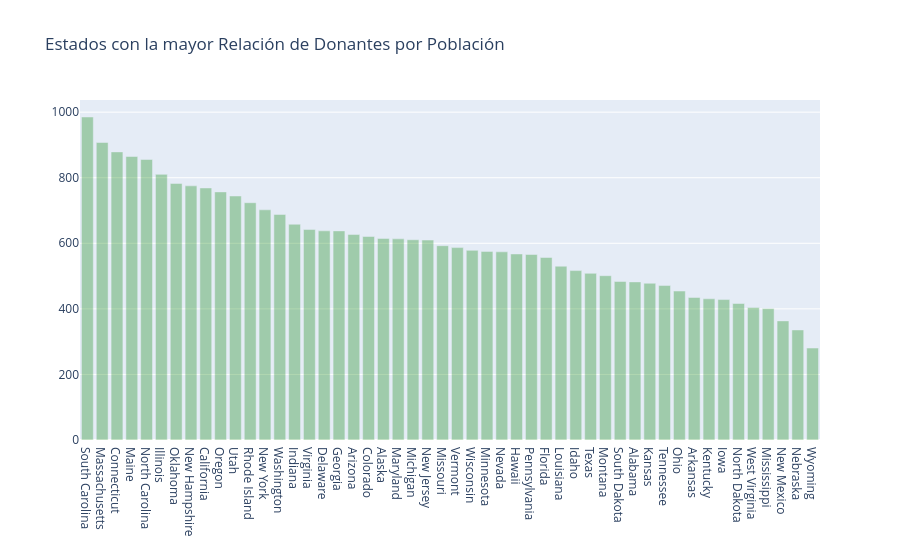

The code cell stored with this chart in its notebook:
### Markdown cell above
> - California, al ser el estado con mayor población, también cuenta con una gran base de donantes registrados con casi 300,000 donantes. **San Francisco y Los Ángeles** son las principales ciudades de California donde se encuentra el mayor número de donantes. El número más alto de escuelas y proyectos también pertenece al estado de California. 
> - Nueva York, Texas y Florida, con aproximadamente 137,000, 134,000 y 108,000 donantes respectivamente, son los otros tres estados principales con una alta población de donantes. Las ciudades principales incluyen Nueva York, Miami, Tampa, Houston y Dallas, donde se ubica la mayor cantidad de donantes. 
> - Dakota del Norte, Dakota del Sur, Vermont y Wyoming son los estados con un número muy bajo de donantes, menos de 4,000. Existe una entrada llamada "others" (otros) en los datos de los estados, lo que probablemente indica profesores donantes o donantes de otros países.   
> - Entre todas las ciudades de EE. UU., las tres principales son: **Chicago (aprox. 35K donantes), Nueva York (aprox. 27K donantes) y Brooklyn (aprox. 22K donantes)** con el mayor número de donantes. Las ciudades californianas de San Francisco y Los Ángeles son las siguientes dos ciudades con una gran base de donantes, con aprox. 18K y aprox. 16K donantes respectivamente. 

## <a>Conjunto de Datos Ajustado por Población</a>

Los estados principales en los gráficos anteriores son en realidad los estados con mayor población. Será interesante averiguar el número de donantes por cada 100,000 habitantes para cada estado. He añadido un conjunto de datos ajustado por población que incluye la población de cada estado para el año 2013. 

Conjunto de Datos de Población: http://www.enchantedlearning.com/usa/states/population.shtml

## <a id="2.3">2.3 Estados con la mayor **Relación de Donantes por Población** </a>

### Code cell
census_2013 = {'Mississippi': 2991207, 'Iowa': 3090416, 'Oklahoma': 3850568, 'Delaware': 925749, 'Minnesota': 5420380, 'Alaska': 735132, 'Illinois': 12882135, 'Arkansas': 2959373, 'New Mexico': 2085287, 'Indiana': 6570902, 'Maryland': 5928814, 'Louisiana': 4625470, 'Texas': 26448193, 'Wyoming': 582658, 'Arizona': 6626624, 'Wisconsin': 5742713, 'Michigan': 9895622, 'Kansas': 2893957, 'Utah': 2900872, 'Virginia': 8260405, 'Oregon': 3930065, 'Connecticut': 3596080, 'New York': 19651127, 'California': 38332521, 'Massachusetts': 6692824, 'West Virginia': 1854304, 'South Carolina': 4774839, 'New Hampshire': 1323459, 'Vermont': 626630, 'Georgia': 9992167, 'North Dakota': 723393, 'Pennsylvania': 12773801, 'Florida': 19552860, 'Hawaii': 1404054, 'Kentucky': 4395295, 'Rhode Island': 1051511, 'Nebraska': 1868516, 'Missouri': 6044171, 'Ohio': 11570808, 'Alabama': 4833722, 'South Dakota': 844877, 'Colorado': 5268367, 'Idaho': 1612136, 'New Jersey': 8899339, 'Washington': 6971406, 'North Carolina': 9848060, 'Tennessee': 6495978, 'Montana': 1015165, 'District of Columbia': 646449, 'Nevada': 2790136, 'Maine': 1328302}

donors_from_states = dict(donors_df['Donor State'].value_counts())

don_pop = {}
for state, don in donors_from_states.items():
    if state not in census_2013:
        continue
    don_pop[state]  = float(don)*100000/ census_2013[state]

import operator
don_pop = sorted(don_pop.items(), key=operator.itemgetter(1), reverse = True)
xx = [x[0] for x in (don_pop)][1:]
yy = [x[1] for x in (don_pop)][1:]

trace2 = go.Bar(
    x=xx,
    y=yy,
    name='Donantes por Población',
    marker=dict(color='green'),
    opacity=0.3
)

data = [trace2]
layout = go.Layout(
    barmode='group',
    legend=dict(dict(x=-.1, y=1.2)),
    margin=dict(b=120),
    title = 'Estados con la mayor Relación de Donantes por Población',
)

fig = go.Figure(data=data, layout=layout)
iplot(fig, filename='grouped-bar')

### Figure 1 — Plotly figure (JSON) as saved in the notebook; plotly's stock layout.template omitted (floating-point values rounded to 4 significant figures)
{"data": [{"marker": {"color": "green"}, "name": "Donantes por Población", "opacity": 0.3, "type": "bar", "x": ["South Carolina", "Massachusetts", "Connecticut", "Maine", "North Carolina", "Illinois", "Oklahoma", "New Hampshire", "California", "Oregon", "Utah", "Rhode Island", "New York", "Washington", "Indiana", "Virginia", "Delaware", "Georgia", "Arizona", "Colorado", "Alaska", "Maryland", "Michigan", "New Jersey", "Missouri", "Vermont", "Wisconsin", "Minnesota", "Nevada", "Hawaii", "Pennsylvania", "Florida", "Louisiana", "Idaho", "Texas", "Montana", "South Dakota", "Alabama", "Kansas", "Tennessee", "Ohio", "Arkansas", "Kentucky", "Iowa", "North Dakota", "West Virginia", "Mississippi", "New Mexico", "Nebraska", "Wyoming"], "y": [985.2, 907.4, 878.8, 864.7, 855.5, 810.3, 782.6, 775.2, 768.8, 756.8, 744.2, 723.7, 702.0, 688.0, 658.0, 641.9, 638.0, 637.8, 626.7, 620.8, 614.7, 613.5, 610.7, 609.8, 592.6, 586.8, 578.4, 575.3, 574.0, 567.4, 565.8, 556.6, 530.1, 516.7, 508.3, 501.2, 483.4, 482.3, 478.1, 471.1, 454.3, 434.8, 430.7, 428.4, 416.4, 404.3, 401.1, 363.3, 335.7, 280.4]}], "layout": {"barmode": "group", "legend": {"x": -0.1, "y": 1.2}, "margin": {"b": 120}, "title": {"text": "Estados con la mayor Relación de Donantes por Población"}}}
